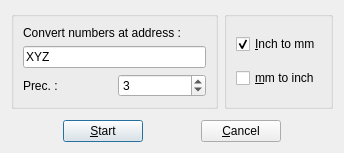
<?xml version="1.0" encoding="UTF-8"?>
<ui version="4.0">
 <class>I2MProgDialog</class>
 <widget class="QDialog" name="I2MProgDialog">
  <property name="geometry">
   <rect>
    <x>0</x>
    <y>0</y>
    <width>344</width>
    <height>153</height>
   </rect>
  </property>
  <property name="windowTitle">
   <string>Dialog</string>
  </property>
  <layout class="QVBoxLayout" name="verticalLayout">
   <item>
    <layout class="QHBoxLayout" name="horizontalLayout_2">
     <item>
      <widget class="QGroupBox" name="groupBox_2">
       <property name="title">
        <string/>
       </property>
       <layout class="QVBoxLayout" name="verticalLayout_4">
        <item>
         <widget class="QLabel" name="label">
          <property name="text">
           <string>Convert numbers at address :</string>
          </property>
         </widget>
        </item>
        <item>
         <widget class="QLineEdit" name="mInput">
          <property name="text">
           <string>XYZ</string>
          </property>
         </widget>
        </item>
        <item>
         <layout class="QHBoxLayout" name="horizontalLayout_6">
          <item>
           <widget class="QLabel" name="label_2">
            <property name="text">
             <string>Prec. :</string>
            </property>
           </widget>
          </item>
          <item>
           <widget class="QSpinBox" name="precInput">
            <property name="minimum">
             <number>1</number>
            </property>
            <property name="maximum">
             <number>9</number>
            </property>
            <property name="value">
             <number>3</number>
            </property>
           </widget>
          </item>
         </layout>
        </item>
       </layout>
      </widget>
     </item>
     <item>
      <widget class="QGroupBox" name="groupBox">
       <property name="title">
        <string/>
       </property>
       <layout class="QGridLayout" name="gridLayout_2">
        <item row="0" column="1">
         <widget class="QCheckBox" name="inchCheckBox">
          <property name="text">
           <string>&amp;Inch to mm</string>
          </property>
          <property name="checked">
           <bool>true</bool>
          </property>
          <property name="autoExclusive">
           <bool>true</bool>
          </property>
         </widget>
        </item>
        <item row="1" column="1">
         <widget class="QCheckBox" name="mmCheckBox">
          <property name="text">
           <string>&amp;mm to inch</string>
          </property>
          <property name="autoExclusive">
           <bool>true</bool>
          </property>
         </widget>
        </item>
       </layout>
      </widget>
     </item>
    </layout>
   </item>
   <item>
    <spacer name="verticalSpacer">
     <property name="orientation">
      <enum>Qt::Vertical</enum>
     </property>
     <property name="sizeHint" stdset="0">
      <size>
       <width>20</width>
       <height>40</height>
      </size>
     </property>
    </spacer>
   </item>
   <item>
    <layout class="QHBoxLayout" name="horizontalLayout">
     <item>
      <spacer name="horizontalSpacer_2">
       <property name="orientation">
        <enum>Qt::Horizontal</enum>
       </property>
       <property name="sizeHint" stdset="0">
        <size>
         <width>40</width>
         <height>20</height>
        </size>
       </property>
      </spacer>
     </item>
     <item>
      <widget class="QPushButton" name="okButton">
       <property name="text">
        <string>&amp;Start</string>
       </property>
       <property name="icon">
        <iconset resource="../../../gcodeshared/application.qrc">
         <normaloff>:/images/start.png</normaloff>:/images/start.png</iconset>
       </property>
      </widget>
     </item>
     <item>
      <spacer name="horizontalSpacer">
       <property name="orientation">
        <enum>Qt::Horizontal</enum>
       </property>
       <property name="sizeHint" stdset="0">
        <size>
         <width>40</width>
         <height>20</height>
        </size>
       </property>
      </spacer>
     </item>
     <item>
      <widget class="QPushButton" name="closeButton">
       <property name="text">
        <string>&amp;Cancel</string>
       </property>
       <property name="icon">
        <iconset resource="../../../gcodeshared/application.qrc">
         <normaloff>:/images/cancel.png</normaloff>:/images/cancel.png</iconset>
       </property>
      </widget>
     </item>
     <item>
      <spacer name="horizontalSpacer_3">
       <property name="orientation">
        <enum>Qt::Horizontal</enum>
       </property>
       <property name="sizeHint" stdset="0">
        <size>
         <width>40</width>
         <height>20</height>
        </size>
       </property>
      </spacer>
     </item>
    </layout>
   </item>
  </layout>
 </widget>
 <resources>
  <include location="../../../gcodeshared/application.qrc"/>
 </resources>
 <connections/>
</ui>
